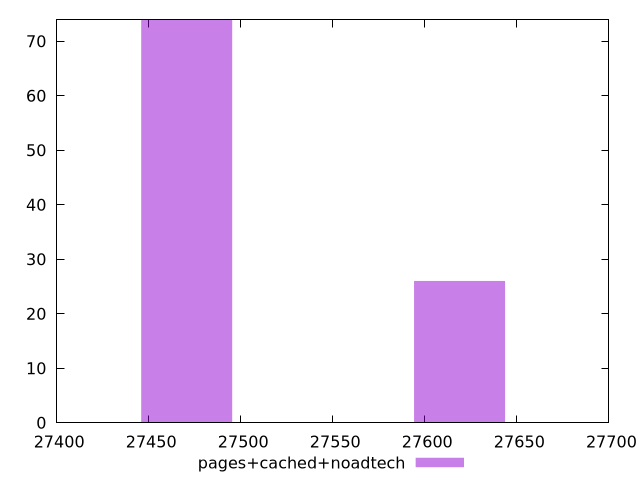

gnuplot code for this plot:
$_pagesCachedNoadtech <<EOF
27470.65350602984 74
27618.876456601945 26
EOF
set key outside below
set terminal pngcairo
set output "report_00005_2020-11-02T22-26-11.212Z/uses-webp-images/pages+cached+noadtech//raw_hist.png"
set yrange [0:74]
set boxwidth 49.407650190701155
set style fill transparent solid 0.5 noborder
plot $_pagesCachedNoadtech title "pages+cached+noadtech" with boxes ,
